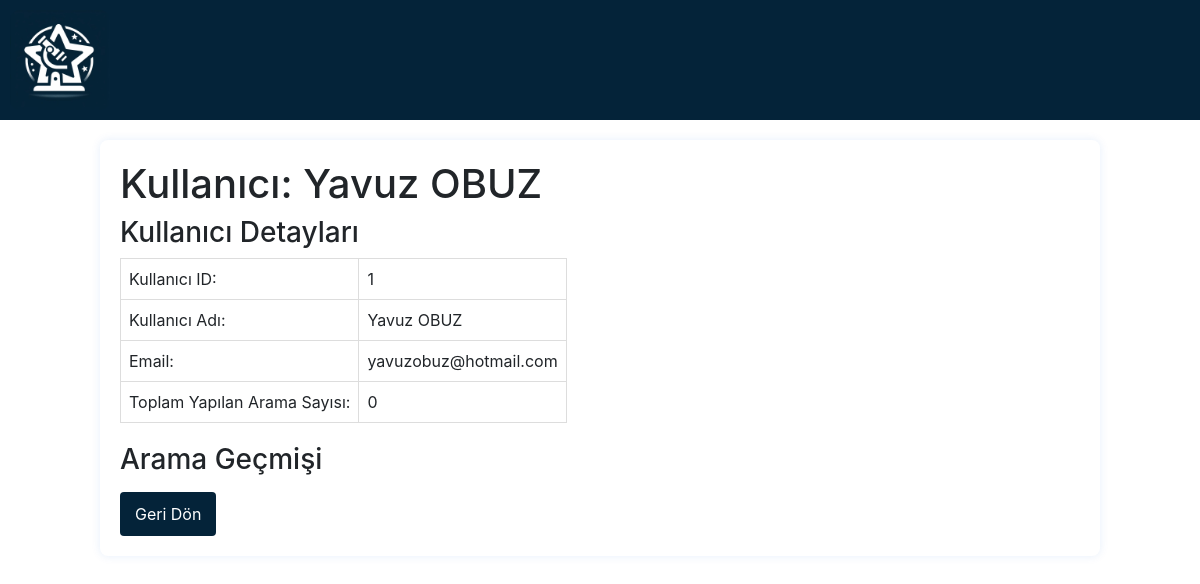
The app's page /user_details/1 (signed in) with its own data.
### app.py (models this page shows)
class User(UserMixin, db.Model):
    id = db.Column(db.Integer, primary_key=True)
    username = db.Column(db.String(80), unique=True, nullable=False)
    email = db.Column(db.String(120), unique=True, nullable=False)
    password = db.Column(db.String(255), nullable=False)
    is_admin = db.Column(db.Boolean, default=False)
    created_at = db.Column(db.DateTime, default=datetime.utcnow)

### app.py (the view)
@app.route('/user_details/<int:user_id>')
@login_required
def user_details(user_id):
    selected_user = User.query.get(user_id)
    if selected_user:
        user_search_history = SearchHistory.query.filter_by(user_id=user_id).all()
        users = User.query.all()
        user_search_counts = {}
        for user in users:
            user_search_counts[user.id] = len(SearchHistory.query.filter_by(user_id=user.id).all())
        return render_template('detail.html', user=selected_user, search_history=user_search_history, user_search_counts=user_search_counts)
    else:
        flash('Invalid user ID.')
        return redirect(url_for('dashboard'))

### app.py (called while the page is built)
@login_manager.user_loader
def load_user(user_id):
    try:
        user_id = int(user_id)
        user = db.session.query(User).get(user_id)
        if user:
            return user
        else:
            print(f"Kullanıcı bulunamadı: {user_id}")
            return None
    except Exception as e:
        print(f"Hata: {e}")
        return None

### templates/detail.html (shortened to what this page needs)
<!DOCTYPE html>
<html lang="tr">
<head>
    <link rel="stylesheet" href="/static/css/styles.css">
</head>
<head>
    <link rel="stylesheet" href="https://maxcdn.bootstrapcdn.com/bootstrap/4.5.2/css/bootstrap.min.css">
</head>
<header>
    <div id="logo-container">
        <img src="/static/logo.jpg" alt="Nedir Resmi" width="120" height="129">
    </div>
</header>
<body>
    <head>
        <link rel="stylesheet" href="https://maxcdn.bootstrapcdn.com/bootstrap/4.5.2/css/bootstrap.min.css">
    </head>
    <body>
        <form method="post" action="{{ url_for('process_users') }}">
            <h1>Kullanıcı: {{ user.username }}</h1>
            <div class="user-info-table">
                <table>
                    <h3>Kullanıcı Detayları</h3>
                    <tr>
                        <td>Kullanıcı ID:</td>
                        <td>{{ user.id }}</td>
                    </tr>
                    <tr>
                        <td>Kullanıcı Adı:</td>
                        <td>{{ user.username }}</td>
                    </tr>
                    <tr>
                        <td>Email:</td>
                        <td>{{ user.email }}</td>
                    </tr>
                    <tr>
                        <td>Toplam Yapılan Arama Sayısı:</td>
                        <td>{{ user_search_counts.get(user.id, 0) }}</td>
                    </tr>
                </table>
            </div>
            <div class="search-history">
                <h3>Arama Geçmişi</h3>
            </div>
            <div class="action-buttons">
                <a class="show-details-button" href="{{ url_for('dashboard') }}">Geri Dön</a>
            </div>
        </form>
</html>

### static/css/styles.css (style rules this page uses)
body { font-family: 'Arial', sans-serif; background-color: #ffffff; color: #042339; margin: 0; padding: 0; }
header { display: flex; justify-content: space-between; align-items: center; background-color: #042339; padding: 10px; }
#logo-container { display: flex; align-items: center; }
#logo-container img { width: 100px; height: 100px; border: 0px solid #042339; }
form { max-width: 600px; margin: 20px auto; background-color: #fff; padding: 20px; border-radius: 8px; box-shadow: 0 0 10px rgba(8, 98, 214, 0.1); }

### templates/detail.html (style rules this page uses)
header { display: flex; justify-content: space-between; align-items: center; background-color: #042339; padding: 10px; }
#logo-container { display: flex; align-items: center; }
#logo-container img { width: 100px; height: 100px; border-radius: 10px; }
form { max-width: 1000px; margin: auto; overflow: hidden; margin-top: 20px; }
.user-info-table { width: 1000px; margin: auto; margin-bottom: 20px; }
th, td { border: 1px solid #ddd; padding: 8px; text-align: left; }
.action-buttons { margin-top: 10px; }
.show-details-button { background-color: #042339; color: white; padding: 10px 15px; border: none; border-radius: 4px; cursor: pointer; text-decoration: none; display: inline-block; }

### records on screen
User: username "Yavuz OBUZ", id "1", email "yavuzobuz@hotmail.com"

### other values on screen
{{ user_search_counts.get(user.id, 0) }} "0"
